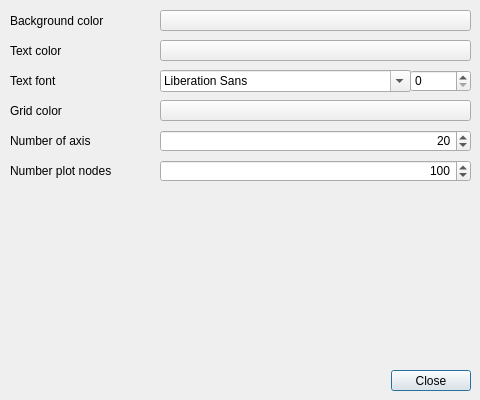
<?xml version="1.0" encoding="UTF-8"?>
<ui version="4.0">
 <class>XYGLRenderFormatDialog</class>
 <widget class="QDialog" name="XYGLRenderFormatDialog">
  <property name="geometry">
   <rect>
    <x>0</x>
    <y>0</y>
    <width>480</width>
    <height>400</height>
   </rect>
  </property>
  <property name="windowTitle">
   <string>Dialog</string>
  </property>
  <property name="modal">
   <bool>true</bool>
  </property>
  <widget class="QDialogButtonBox" name="buttonBox">
   <property name="geometry">
    <rect>
     <x>10</x>
     <y>370</y>
     <width>461</width>
     <height>21</height>
    </rect>
   </property>
   <property name="orientation">
    <enum>Qt::Horizontal</enum>
   </property>
   <property name="standardButtons">
    <set>QDialogButtonBox::Close</set>
   </property>
  </widget>
  <widget class="QLabel" name="TextColorLabel">
   <property name="geometry">
    <rect>
     <x>10</x>
     <y>40</y>
     <width>141</width>
     <height>21</height>
    </rect>
   </property>
   <property name="text">
    <string>Text color</string>
   </property>
  </widget>
  <widget class="QSpinBox" name="TextFontSizeSpinBox">
   <property name="geometry">
    <rect>
     <x>410</x>
     <y>70</y>
     <width>61</width>
     <height>22</height>
    </rect>
   </property>
  </widget>
  <widget class="QLabel" name="TextFontLabel">
   <property name="geometry">
    <rect>
     <x>10</x>
     <y>71</y>
     <width>141</width>
     <height>20</height>
    </rect>
   </property>
   <property name="text">
    <string>Text font</string>
   </property>
  </widget>
  <widget class="QPushButton" name="TextColorButton">
   <property name="geometry">
    <rect>
     <x>160</x>
     <y>40</y>
     <width>311</width>
     <height>21</height>
    </rect>
   </property>
   <property name="text">
    <string/>
   </property>
  </widget>
  <widget class="QFontComboBox" name="TextFontComboBox">
   <property name="geometry">
    <rect>
     <x>160</x>
     <y>70</y>
     <width>251</width>
     <height>22</height>
    </rect>
   </property>
  </widget>
  <widget class="QLabel" name="BackgroundColorLabel">
   <property name="geometry">
    <rect>
     <x>10</x>
     <y>10</y>
     <width>141</width>
     <height>21</height>
    </rect>
   </property>
   <property name="text">
    <string>Background color</string>
   </property>
  </widget>
  <widget class="QPushButton" name="BackgroundColorButton">
   <property name="geometry">
    <rect>
     <x>160</x>
     <y>10</y>
     <width>311</width>
     <height>21</height>
    </rect>
   </property>
   <property name="styleSheet">
    <string notr="true"/>
   </property>
   <property name="text">
    <string/>
   </property>
  </widget>
  <widget class="QLabel" name="GridColorLabel">
   <property name="geometry">
    <rect>
     <x>10</x>
     <y>100</y>
     <width>141</width>
     <height>21</height>
    </rect>
   </property>
   <property name="text">
    <string>Grid color</string>
   </property>
  </widget>
  <widget class="QPushButton" name="GridColorButton">
   <property name="geometry">
    <rect>
     <x>160</x>
     <y>100</y>
     <width>311</width>
     <height>21</height>
    </rect>
   </property>
   <property name="text">
    <string/>
   </property>
  </widget>
  <widget class="QLabel" name="NumberOfAxisLabel">
   <property name="geometry">
    <rect>
     <x>10</x>
     <y>130</y>
     <width>141</width>
     <height>21</height>
    </rect>
   </property>
   <property name="text">
    <string>Number of axis</string>
   </property>
  </widget>
  <widget class="QSpinBox" name="NumberOfAxisSpinBox">
   <property name="geometry">
    <rect>
     <x>160</x>
     <y>130</y>
     <width>311</width>
     <height>22</height>
    </rect>
   </property>
   <property name="alignment">
    <set>Qt::AlignRight|Qt::AlignTrailing|Qt::AlignVCenter</set>
   </property>
   <property name="minimum">
    <number>0</number>
   </property>
   <property name="maximum">
    <number>1000</number>
   </property>
   <property name="value">
    <number>20</number>
   </property>
  </widget>
  <widget class="QLabel" name="NumberPlotNodesLabel">
   <property name="geometry">
    <rect>
     <x>10</x>
     <y>160</y>
     <width>141</width>
     <height>21</height>
    </rect>
   </property>
   <property name="text">
    <string>Number plot nodes</string>
   </property>
  </widget>
  <widget class="QSpinBox" name="NumberPlotNodesSpinBox">
   <property name="geometry">
    <rect>
     <x>160</x>
     <y>160</y>
     <width>311</width>
     <height>22</height>
    </rect>
   </property>
   <property name="alignment">
    <set>Qt::AlignRight|Qt::AlignTrailing|Qt::AlignVCenter</set>
   </property>
   <property name="minimum">
    <number>2</number>
   </property>
   <property name="maximum">
    <number>1000</number>
   </property>
   <property name="value">
    <number>100</number>
   </property>
  </widget>
 </widget>
 <resources/>
 <connections>
  <connection>
   <sender>buttonBox</sender>
   <signal>accepted()</signal>
   <receiver>XYGLRenderFormatDialog</receiver>
   <slot>accept()</slot>
   <hints>
    <hint type="sourcelabel">
     <x>248</x>
     <y>254</y>
    </hint>
    <hint type="destinationlabel">
     <x>157</x>
     <y>274</y>
    </hint>
   </hints>
  </connection>
  <connection>
   <sender>buttonBox</sender>
   <signal>rejected()</signal>
   <receiver>XYGLRenderFormatDialog</receiver>
   <slot>reject()</slot>
   <hints>
    <hint type="sourcelabel">
     <x>316</x>
     <y>260</y>
    </hint>
    <hint type="destinationlabel">
     <x>286</x>
     <y>274</y>
    </hint>
   </hints>
  </connection>
 </connections>
</ui>
